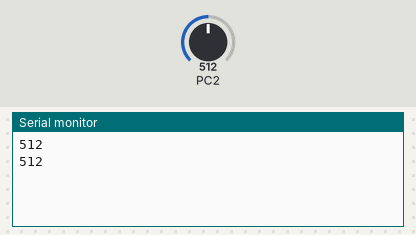
A program run on a simulated ATmega328P, built with avr-gcc and emulated at 16 MHz. Parts: the last lines printed to the serial monitor. Inputs (shaded band) come from the test bench; at power-on: PC2 = 512.

Above: at 2.8 s.
2.9 s: PC2 set to 716
At 3.8 s:
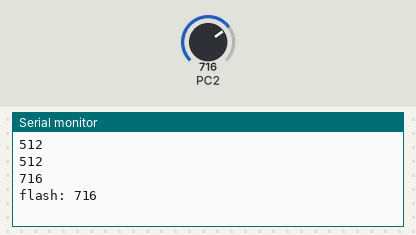
7.1 s: PC2 set to 900
At 9.8 s:
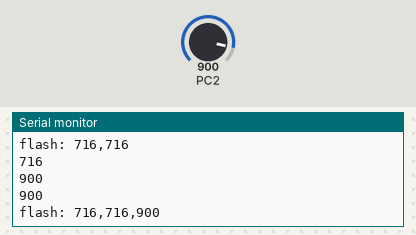
Timing chart, 0 to 11.3 s (numbered marks = the images above; inputs shaded):
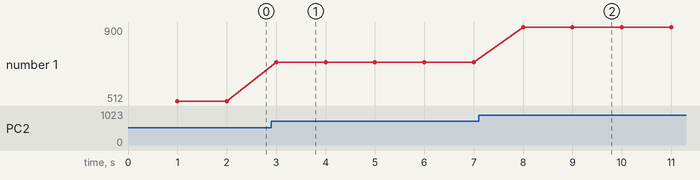

Measured:
- after the input at 2.9 s, the serial monitor: prints a new line after 0.10 s (image 1)
- after the input at 7.1 s, the serial monitor: prints a new line after 0.90 s (image 2)
- plotted number 1: 512 → 716 after the input at 2.9 s, 716 → 900 after the input at 7.1 s

The program:

main.c
```c
#define F_CPU 16000000UL
#define BAUD_RATE 9600
#define MYUBRR F_CPU/16/BAUD_RATE-1
#define ADC_READ_PIN 2
#define FLASH_ADD_PERIOD 3
#define MAX_FLASH_ADDR 5

#include <avr/io.h>
#include <util/delay.h>
#include <avr/interrupt.h>
#include <stdio.h>

uint16_t seconds = 0;
uint16_t adc_result;

uint8_t add_count = 0;
uint16_t flash[10];

/* UART section */

void uart_init(unsigned int ubrr) {
	// Set baud rate for uart
	UBRR0H = (unsigned char)(ubrr>>8);
	UBRR0L = (unsigned char)ubrr;
	// Enable receiver and transmitter
	UCSR0B = (1 << RXEN0) | (1 << TXEN0);
	// Set frame format: 8 data, 1 stop bit
	UCSR0C = (1 << UCSZ01) | (1 << UCSZ00);
}

unsigned char uart_receive(void) {
	// Wait for data to be received
	while (!(UCSR0A & (1<<RXC0)));
	// Get and return received data from buffer
	return UDR0;
}

void uart_transmit(unsigned char data) {
	// Wait for empty transmit buffer
	while (!(UCSR0A & (1<<UDRE0)));
	// Put data into buffer, sends the data
	UDR0 = data;
}

void uart_sendString(char* string_ptr) {
	while (*string_ptr != 0x00) {
		uart_transmit(*string_ptr);
		string_ptr++;
	}
}

void uart_send_int(uint16_t adc_result) {
	char buffer[10];
	sprintf(buffer, "%u", adc_result);
	uart_sendString(buffer);
}

void newline() {
	uart_sendString((char *)"\r\n");
}

/* UART section */

/* ADC section */

void ADC_init(void) {
	// Select AVcc as the reference voltage
	ADMUX |= (1 << REFS0);

	// Set the prescaler to 128 and enable the ADC
	ADCSRA |= (1 << ADPS2) | (1 << ADPS1) | (1 << ADPS0) | (1 << ADEN);
}

uint16_t ADC_read(uint8_t channel) {
	// Select the corresponding channel 0-7
	// And ensure the reference voltage remains AVcc
	ADMUX = (ADMUX & 0xF8) | channel;

	// Start the conversion
	ADCSRA |= (1 << ADSC);

	// Wait for the conversion to finish
	while (ADCSRA & (1 << ADSC));

	// Combine the low and high bytes
	uint16_t adc_result;
	adc_result = ADCL;
	adc_result |= (ADCH << 8);
	return adc_result;
	return ADC;  // On the ATmega328P, the ADC data register is a 16-bit register
}

/* ADC section */

/* Flash operations */

void flash_write(uint16_t data, uint8_t* addr) {
	flash[*addr] = data;
	(*addr)++;
}

void flash_clear(uint8_t* addr) {
	for (uint8_t i = 0; i < add_count; i++) {
		flash[i] = 0x00;
	}
	(*addr) = 0;
}

void print_flash_data() {
	uart_sendString((char *)"flash: ");
	for (int i = 0; i < add_count; i++) {
		uart_send_int(flash[i]);
		if (i != add_count - 1) {
			uart_transmit(',');
		}
	}
	newline();
}


/* Flash operations */


/* Timer section */

void timer_init() {
	TCCR1B |= (1 << WGM12); // Mode 4, CTC on OCR1A
	TIMSK1 |= (1 << OCIE1A); //Set interrupt on compare match
	OCR1A = 15624; // Set OCR1A for 1-second interval
	TCCR1B |= (1 << CS12) | (1 << CS10); // Set prescaler to 1024 and start the timer
}

ISR(TIMER1_COMPA_vect) {
	seconds++;

	adc_result = ADC_read(ADC_READ_PIN);
	uart_send_int(adc_result);
	newline();

	if (seconds == FLASH_ADD_PERIOD) {
		flash_write(adc_result, &add_count);
		print_flash_data();
		seconds = 0;
		if (add_count == MAX_FLASH_ADDR) {
			flash_clear(&add_count);
			uart_sendString((char *)"Flash cleared");
		}
	}
}

/* Timer section */

int main(void) {
	uart_init(MYUBRR);
	ADC_init();
	timer_init();
	sei();

	while (1) {
		// Interrupts handling everything
	}
}
```
